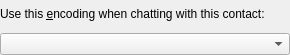
<ui version="4.0" >
 <class>OscarEncodingBaseUI</class>
 <widget class="QWidget" name="OscarEncodingBaseUI" >
  <property name="geometry" >
   <rect>
    <x>0</x>
    <y>0</y>
    <width>290</width>
    <height>55</height>
   </rect>
  </property>
  <layout class="QGridLayout" >
   <property name="margin" >
    <number>0</number>
   </property>
   <property name="spacing" >
    <number>6</number>
   </property>
   <item row="0" column="0" >
    <widget class="QLabel" name="textLabel2" >
     <property name="text" >
      <string>Use this &amp;encoding when chatting with this contact:</string>
     </property>
     <property name="buddy" >
      <cstring>encodingCombo</cstring>
     </property>
    </widget>
   </item>
   <item row="1" column="0" >
    <widget class="QComboBox" name="encodingCombo" />
   </item>
   <item row="2" column="0" >
    <spacer>
     <property name="orientation" >
      <enum>Qt::Vertical</enum>
     </property>
     <property name="sizeType" >
      <enum>QSizePolicy::Maximum</enum>
     </property>
     <property name="sizeHint" >
      <size>
       <width>20</width>
       <height>0</height>
      </size>
     </property>
    </spacer>
   </item>
  </layout>
 </widget>
 <resources/>
 <connections/>
</ui>
